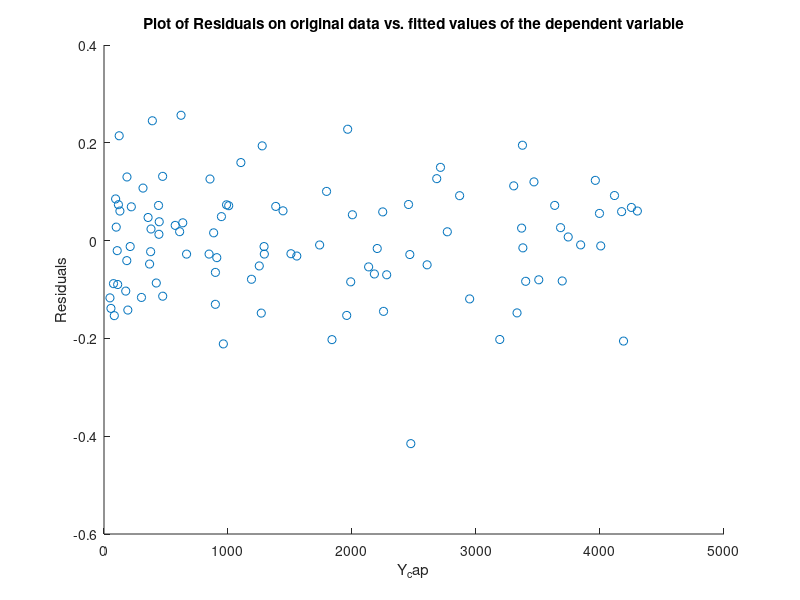
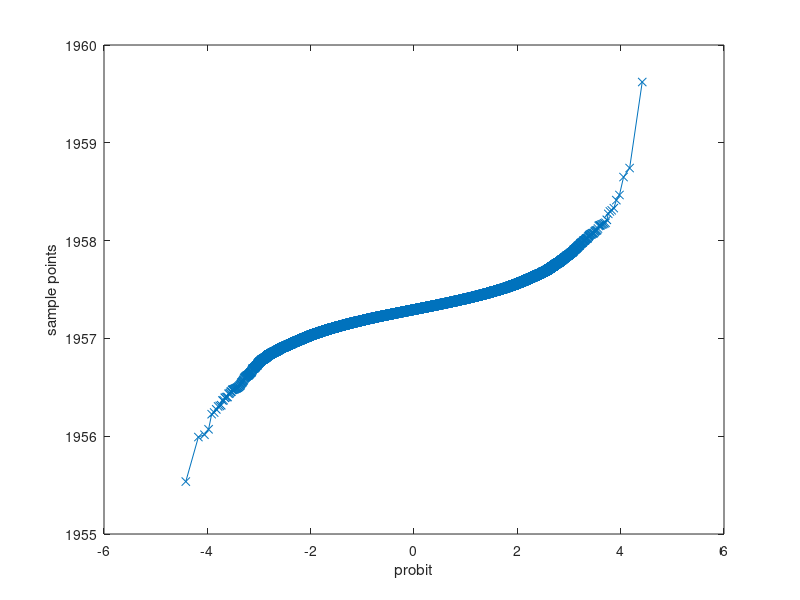
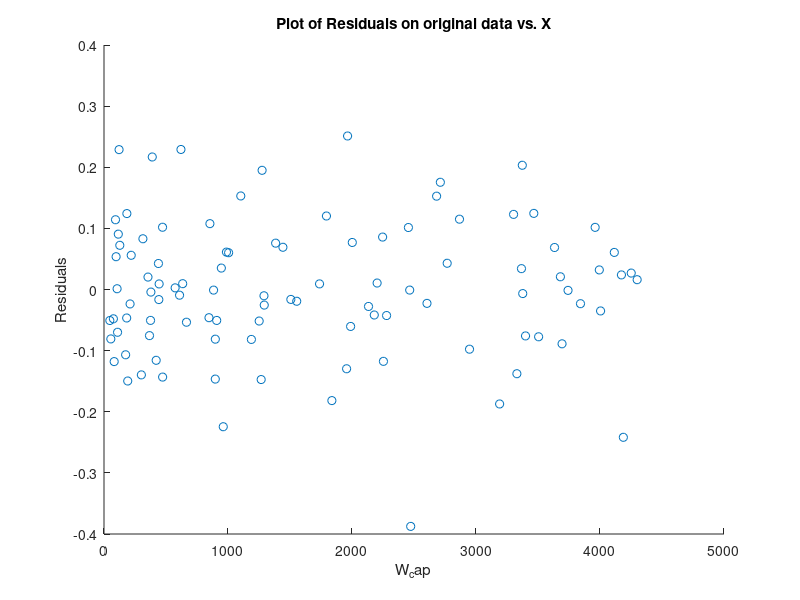
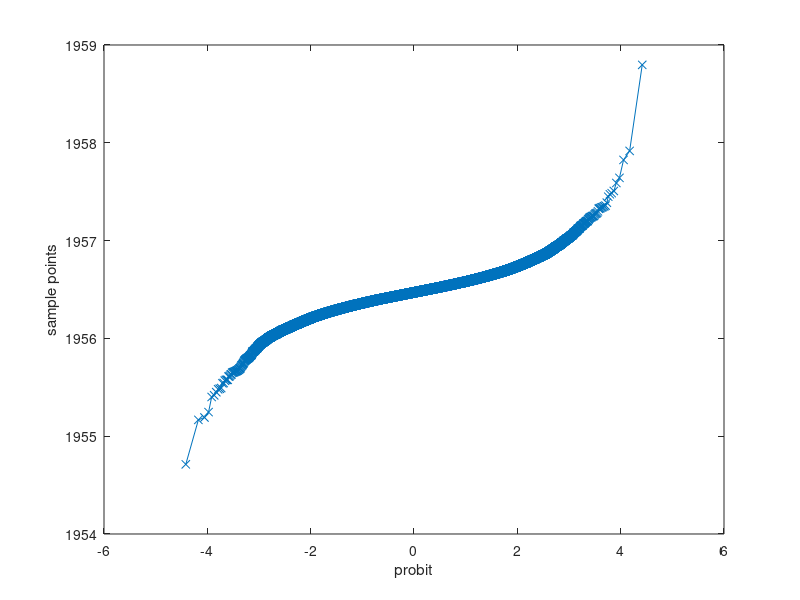

Recreate these plots in MATLAB, in order.
% original model non-linear and non-normal
clear;
clc;

n = 100;
X_1 = ones(n,1);
X_2 = 2+20*rand(n,1);
X = [X_1, X_2, X_2.^2];

% transformation on X
% X_3 = (X_2.^2).*log(X_2.^2);
% X_t = [X_1, X_2_sq, X_3];

beta0 = 0;
beta1 = 0;
beta2 = 9;

% error from t-distribution
df = 5; % degrees of freedom 
r = df*ones(n,1);
tr = trnd(r);
et = 0.1*tr;

% normal error
% var = zeros(n,1);
% for i = 1:n
%     var(i) = 0.0001*(i^2);
% end
% er = normrnd(0, var);

Y = beta0 + beta1*(X_2) + beta2*(X_2).^2 + et; % original model

% regression on original data
[b,bint,r] = regress(Y,X);
Y_cap = b(1) + b(2)*(X_2) + b(3)*((X_2).^2);

% residual plot to check 
figure, scatter(Y_cap, r);
title ('Plot of Residuals on original data vs. fitted values of the dependent variable');
xlabel('Y_cap');
ylabel('Residuals');

% qq plot to check deviation in distribution of Y from normality
m = 100000;
r_d = df*ones(m,1);
tr_d = trnd(r_d);
et_d = 0.1*tr_d;
Y_d = beta0 + beta1*(X_2(50)) + beta2*(X_2(50)).^2 + et_d;
figure, qqplot(Y_d);

% Box-Cox transformation on Y
GM = 1;
for i = 1:n
    GM = GM*Y(i);
end
GM = GM^(1/n);
V = @(lambda) (((Y.^lambda)-1)./(lambda*(GM^(lambda-1))));
V_cap = @(lambda) (X*(inv(X'*X))*(X')*V(lambda));
RSS = @(lambda) ((V(lambda)-V_cap(lambda))'*(V(lambda)-V_cap(lambda)));
lambda_max = fminbnd(RSS, -100, 100);
W = V(lambda_max);  % transformed Y
W_d = (((Y_d.^lambda_max)-1)./(lambda_max*(GM^(lambda_max-1))));

% regression on transformed data
[b_t,bint_t,r_t] = regress(W,X);
W_cap = b_t(1) + b_t(2)*(X_2) + b_t(3)*((X_2).^2);
figure, scatter(W_cap,r_t);
title ('Plot of Residuals on original data vs. X');
xlabel('W_cap');
ylabel('Residuals');

% qq plot to check distribution of Y after transformation
figure, qqplot(W_d);